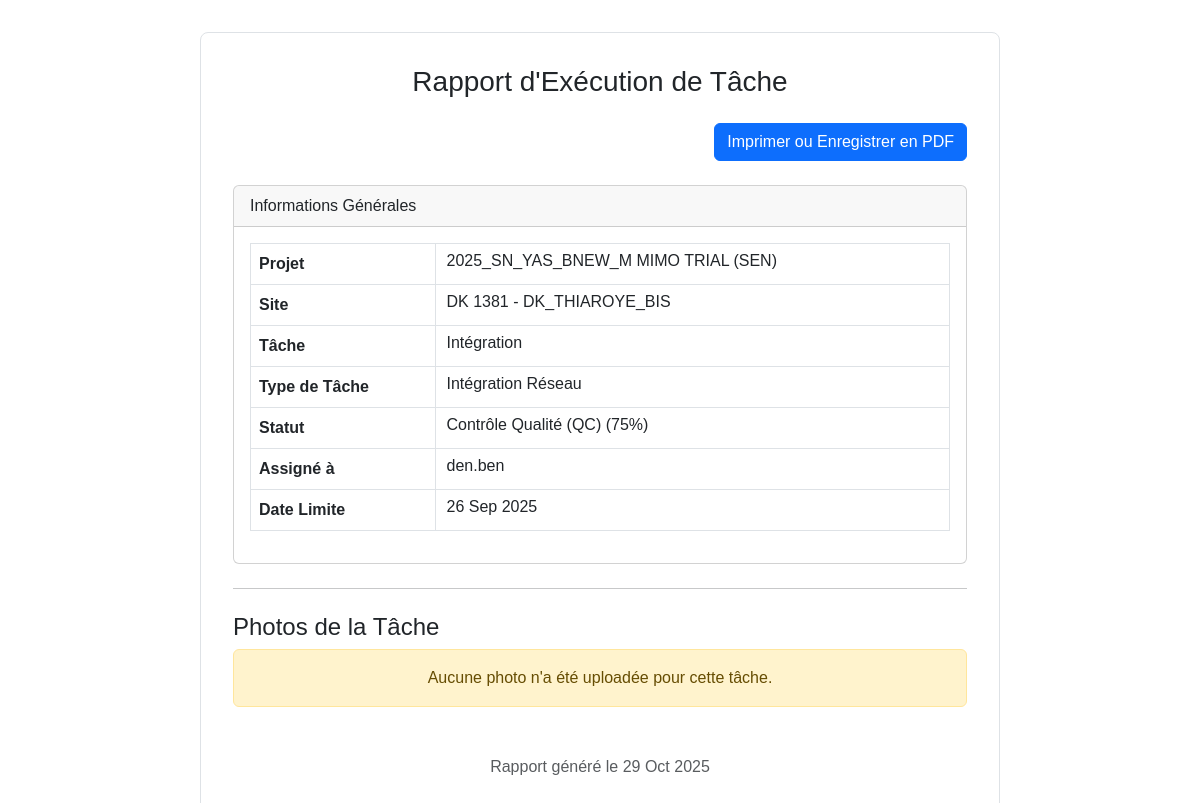
Screenshot of /projects/task/42/report/ (signed in) with the database file from the repository.
### projects/models.py (models this page shows, shortened)
class Project(models.Model):
    country = models.ForeignKey(
        'users.Country',  # Utilise une chaîne pour éviter l'import circulaire
        on_delete=models.PROTECT,
        verbose_name=_("Pays d'Exécution"),
        help_text=_("Le pays détermine l'isolation des données."),
    )
    client = models.ForeignKey(
        Client,  # ✅ OK : Client est défini ci-dessus
        on_delete=models.SET_NULL,
        null=True,
        blank=True,
        verbose_name=_("Client")
    )
    name = models.CharField(max_length=200, verbose_name=_("Nom du Projet"))
    budget_alloue = models.DecimalField(
        max_digits=12,
        decimal_places=2,
        default=Decimal("0.00"),
        verbose_name=_("Budget Alloué"),
    )
    statut = models.CharField(
        max_length=20,
        choices=PROJECT_STATUS_CHOICES,
        default="PREPARATION",
        verbose_name=_("Statut"),
    )
    coordinator = models.ForeignKey(
        settings.AUTH_USER_MODEL,
        on_delete=models.PROTECT,
        related_name="coordinated_projects",
        verbose_name=_("Coordonnateur du Projet"),
        help_text=_(
            "L'utilisateur désigné pour gérer le projet (Project Coordinator/CM)."
        ),
    )
    start_date = models.DateField(verbose_name=_("Date de Démarrage"))
    end_date = models.DateField(
        blank=True, null=True, verbose_name=_("Date de Fin Estimée")
    )
    is_active = models.BooleanField(default=True, verbose_name=_("Projet Actif"))
    is_completed = models.BooleanField(default=False, verbose_name=_("Projet Terminé"))
    created_by = models.ForeignKey(
        settings.AUTH_USER_MODEL,
        on_delete=models.SET_NULL,
        null=True,
        related_name="projects_created",
        verbose_name=_("Créé par (Traçabilité)"),
    )
    project_type = models.ForeignKey(
        ProjectType,  # ✅ OK : ProjectType est défini ci-dessus
        on_delete=models.SET_NULL,
        null=True,
        blank=True,
        related_name="projects",
        verbose_name=_("Type de Projet"),
    )
    progress_percentage = models.DecimalField(
        max_digits=5,
        decimal_places=2,
        default=Decimal("0.00"),
        verbose_name=_("Progression Globale (%)"),
    )
    class Meta:
        verbose_name = _("Projet")
        verbose_name_plural = _("Projets")
        unique_together = ("country", "name")

class Site(models.Model):
    project = models.ForeignKey(
        Project,
        on_delete=models.CASCADE,
        related_name="sites",
        verbose_name=_("Projet Parent"),
    )
    site_id_client = models.CharField(
        max_length=50, unique=True, verbose_name=_("ID du Site Client")
    )  # ID du Site*
    name = models.CharField(
        max_length=200, verbose_name=_("Nom du Site")
    )  # Nom du Site*
    location = models.CharField(
        max_length=255, blank=True, verbose_name=_("Localisation")
    )
    site_area = models.CharField(
        max_length=100, blank=True, verbose_name=_("Site Area")
    )  # Site Area
    departement = models.ForeignKey(
        Departement,
        on_delete=models.PROTECT,
        null=True,
        blank=True,
        verbose_name=_("Département"),
    )
    is_transmission_a_site = models.BooleanField(
        default=False, verbose_name=_("Site A de Transmission")
    )
    is_transmission_b_site = models.BooleanField(
        default=False, verbose_name=_("Site B de Transmission")
    )
    team_lead = models.ForeignKey(
        settings.AUTH_USER_MODEL,
        on_delete=models.SET_NULL,
        null=True,
        blank=True,
        related_name="led_sites",
        verbose_name=_("Team Lead Assigné"),
    )
    start_date = models.DateField(
        verbose_name=_("Date de Démarrage"),
        default=date.today
    )
    end_date = models.DateField(
        verbose_name=_("Date de Fin"),
        null=True,
        blank=True
    )
    phase = models.ForeignKey(
        SitePhase,  # ✅ OK
        on_delete=models.PROTECT,
        null=True,
        blank=True,
        verbose_name=_("Phase"),
    )  # Phase
    batch = models.ForeignKey(
        Batch,  # ✅ OK
        on_delete=models.PROTECT,
        null=True,
        blank=True,
        verbose_name=_("Batch")
    )  # Batch
    project_scope = models.TextField(
        blank=True, verbose_name=_("Portée du Projet")
    )  # Portée du projet
    antenna_type = models.ForeignKey(
        AntennaType,  # ✅ OK
        on_delete=models.PROTECT,
        null=True,
        blank=True,
        verbose_name=_("Type d'Antenne"),
    )  # Type d'antenne
    enclosure_type = models.ForeignKey(
        EnclosureType,  # ✅ OK
        on_delete=models.PROTECT,
        null=True,
        blank=True,
        verbose_name=_("Type d'Enclosure"),
    )  # Type d'ENCLOSURE
    bb_ml = models.ForeignKey(
        BBMLType,  # ✅ OK
        on_delete=models.PROTECT,
        null=True,
        blank=True,
        verbose_name=_("BB / ML"),
    )  # BB / ML
    comment = models.TextField(
        blank=True, verbose_name=_("Commentaire du Site")
    )  # COMMENT
    prix_facturation = models.DecimalField(
        max_digits=12,
        decimal_places=2,
        default=Decimal("0.00"),
        verbose_name=_("Prix de Facturation")
    )
    po_recu = models.BooleanField(default=False, verbose_name=_("PO Reçu"))
    status = models.CharField(
        max_length=20, default="TO_DO", verbose_name=_("Statut Général du Site")
    )
    progress_percentage = models.DecimalField(
        max_digits=5,
        decimal_places=2,
        default=Decimal("0.00"),
        verbose_name=_("Progression (%)"),
    )
    site_type = models.ForeignKey(
        SiteType,  # ✅ OK
        on_delete=models.SET_NULL,
        null=True,
        blank=True,
        related_name="sites",
        verbose_name=_("Type de Site"),
    )
    installation_type = models.ForeignKey(
        InstallationType,  # ✅ OK
        on_delete=models.SET_NULL,
        null=True,
        blank=True,
        related_name="sites",
        verbose_name=_("Type d'Installation"),
    )
    created_by = models.ForeignKey(
        settings.AUTH_USER_MODEL,
        on_delete=models.SET_NULL,
        null=True,
        related_name="sites_created",
        verbose_name=_("Créé par (Traçabilité)"),
    )
    last_inspection_result = models.CharField(
        max_length=5,
        blank=True,
        null=True,
        choices=INSPECTION_RESULT_CHOICES,
        verbose_name=_("Résultat Dernière Inspection"),
    )
    class Meta:
        verbose_name = _("Site")
        verbose_name_plural = _("Sites")
        ordering = ["project", "site_id_client"]

class Task(models.Model):
    site = models.ForeignKey(
        Site,
        on_delete=models.CASCADE,
        related_name="tasks",
        verbose_name=_("Site Associé"),
    )
    created_by = models.ForeignKey(
        settings.AUTH_USER_MODEL,
        on_delete=models.SET_NULL,
        null=True,
        related_name="tasks_created",
        verbose_name=_("Créé par"),
    )
    result_type = models.ForeignKey(
        TaskResultType,  # ✅ OK
        on_delete=models.SET_NULL,
        null=True,
        blank=True,
        verbose_name=_("Résultat de la tâche"),
    )
    completion_date = models.DateTimeField(
        null=True, blank=True, verbose_name=_("Date de complétion")
    )
    task_type = models.ForeignKey(
        TaskType,  # ✅ OK
        on_delete=models.PROTECT,
        verbose_name=_("Type de tâche"),
    )
    description = models.TextField(verbose_name=_("Description de la Tâche"))
    assigned_to = models.ForeignKey(
        settings.AUTH_USER_MODEL,
        on_delete=models.PROTECT,
        related_name="assigned_tasks",
        verbose_name=_("Assigné à"),
    )
    due_date = models.DateField(verbose_name=_("Date Limite"))
    status = models.CharField(
        max_length=20,
        choices=TASK_STATUS_CHOICES,
        default="TO_DO",
        verbose_name=_("Statut"),
    )
    progress_percentage = models.IntegerField(
        default=0,
        validators=[MinValueValidator(0), MaxValueValidator(100)],
        verbose_name=_("Progression (%)"),
    )
    ticket_number = models.CharField(
        max_length=100,
        blank=True,
        null=True,
        verbose_name=_("Numéro de Ticket")
    )
    expected_duration_hours = models.DecimalField(
        max_digits=5,
        decimal_places=2,
        null=True,
        blank=True,
        verbose_name=_("Durée Estimée (h)"),
    )
    is_paid_relevant = models.BooleanField(
        default=False, verbose_name=_("Pertinent pour la Paie")
    )
    created_at = models.DateTimeField(auto_now_add=True)
    class Meta:
        verbose_name = _("Tâche")
        verbose_name_plural = _("Tâches")
        ordering = ["due_date", "site__site_id_client"]

class TaskType(models.Model):
    CATEGORY_CHOICES = (
        ("PREPARATION", _("Préparation")),
        ("INSTALLATION", _("Installation")),
        ("TESTING", _("Tests et Validation")),
        ("DOCUMENTATION", _("Documentation")),
        ("SAFETY", _("Sécurité")),
        ("CLOSURE", _("Clôture")),
    )
    name = models.CharField(max_length=100, verbose_name=_("Nom du type de tâche"))
    code = models.CharField(max_length=20, unique=True, verbose_name=_("Code unique"))
    description = models.TextField(blank=True, verbose_name=_("Description"))
    category = models.CharField(
        max_length=50, choices=CATEGORY_CHOICES, default="INSTALLATION"
    )
    allowed_result_types = models.ManyToManyField(
        TaskResultType,
        blank=True,
        verbose_name=_("Types de résultats autorisés"),
        help_text=_("Types de résultats que l'utilisateur peut sélectionner"),
    )
    requires_photos = models.BooleanField(
        default=False, verbose_name=_("Requiert des photos")
    )
    photo_instructions = models.TextField(
        blank=True, verbose_name=_("Instructions pour les photos")
    )
    expected_duration_hours = models.DecimalField(
        max_digits=5,
        decimal_places=2,
        null=True,
        blank=True,
        verbose_name=_("Durée estimée (heures)"),
    )
    is_active = models.BooleanField(default=True)
    order = models.IntegerField(default=0, verbose_name=_("Ordre d'affichage"))
    class Meta:
        verbose_name = _("Type de Tâche")
        verbose_name_plural = _("Types de Tâches")
        ordering = ["category", "order", "name"]

### users/models.py (models this page shows, shortened)
class Country(models.Model):
    name = models.CharField(
        max_length=100, unique=True, verbose_name=_("Nom du Pays/Filiale")
    )
    code = models.CharField(
        max_length=5, unique=True, verbose_name=_("Code (Ex: BEN, TGO)")
    )
    is_active = models.BooleanField(default=True, verbose_name=_("Filiale Active"))
    class Meta:
        verbose_name = _("Pays/Filiale")
        verbose_name_plural = _("Pays/Filiales")

class CustomUser(AbstractUser):
    phone_number = models.CharField(
        max_length=20, blank=True, null=True, verbose_name="Numéro de téléphone"
    )
    salaire_mensuel_base = models.DecimalField(
        max_digits=10, decimal_places=2, default=Decimal("0.00"), verbose_name=_("Salaire Mensuel de Base")
    )
    statut_actuel = models.CharField(
        max_length=20,
        choices=EMPLOYEE_STATUS_CHOICES,
        default="ACTIF",
        verbose_name=_("Statut actuel"),
    )
    class Meta:
        verbose_name = "Employé"
        verbose_name_plural = "Employés"
    def is_team_lead_user(self):
        return self.groups.filter(name__iexact="Team_Lead").exists()
    def is_coordinator_user(self):
        user_roles = {r.lower() for r in self.get_active_role_names()}
        return (
            "coordinateur de projet" in user_roles or "coordinateur_de_projet" in user_roles
        )
    def is_field_team_user(self):
        user_roles = {r.lower() for r in self.get_active_role_names()}
        return "field team" in user_roles or "field_team" in user_roles
    @property
    def is_cm(self):
        user_roles = {r.lower() for r in self.get_active_role_names()}
        return "country manager" in user_roles or "country_manager" in user_roles
    @property
    def is_coordinator(self):
        return self.is_coordinator_user()
    @property
    def is_field_team(self):
        return self.is_field_team_user()
    @property
    def is_team_lead(self):
        return self.is_team_lead_user()
    @property
    def active_country_ids(self):
        if not self.is_authenticated:
            return []
        return list(
            self.assignments.filter(is_active=True, country__is_active=True)
            .values_list("country_id", flat=True)
            .distinct()
        )
    def get_active_role_names(self):
        if not self.is_authenticated:
            return set()
        return set(
            self.assignments.filter(
                is_active=True, country__is_active=True
            ).values_list("role__name", flat=True)
        )

### projects/views.py (the view)
# urls.py: path("task/<int:pk>/report/", views.TaskReportView.as_view(), name="task_report"),
class TaskReportView(CountryIsolationMixin, DetailView):
    model = Task
    template_name = "projects/task_report.html"
    context_object_name = "task"
    def get_context_data(self, **kwargs):
        context = super().get_context_data(**kwargs)
        task = self.get_object()
        self.check_country_isolation(task.site.project)
        context["site"] = task.site
        context["project"] = task.site.project
        context["photos"] = task.task_images.all()
        return context

### projects/templates/projects/task_report.html (shortened to what this page needs)
<!DOCTYPE html>
<html lang="fr">
<head>
    <link href="https://cdn.jsdelivr.net/npm/bootstrap@5.3.0/dist/css/bootstrap.min.css" rel="stylesheet">
</head>
<body>
    <div class="report-container">
        <div class="header text-center mb-4">
            <h1 class="h3">Rapport d'Exécution de Tâche</h1>
        </div>
        <div class="d-flex justify-content-end mb-4 no-print">
            <button onclick="window.print();" class="btn btn-primary">Imprimer ou Enregistrer en PDF</button>
        </div>
        <div class="card mb-4">
            <div class="card-header">
                Informations Générales
            </div>
            <div class="card-body">
                <table class="table table-bordered info-table">
                    <tr>
                        <th scope="row">Projet</th>
                        <td>{{ project.name }} ({{ project.country.code }})</td>
                    </tr>
                    <tr>
                        <th scope="row">Site</th>
                        <td>{{ site.site_id_client }} - {{ site.name }}</td>
                    </tr>
                    <tr>
                        <th scope="row">Tâche</th>
                        <td>{{ task.description }}</td>
                    </tr>
                    <tr>
                        <th scope="row">Type de Tâche</th>
                        <td>{{ task.task_type.name }}</td>
                    </tr>
                    <tr>
                        <th scope="row">Statut</th>
                        <td>{{ task.get_status_display }} ({{ task.progress_percentage }}%)</td>
                    </tr>
                    <tr>
                        <th scope="row">Assigné à</th>
                        <td>{{ task.assigned_to.get_full_name|default:task.assigned_to.username }}</td>
                    </tr>
                    <tr>
                        <th scope="row">Date Limite</th>
                        <td>{{ task.due_date|date:"d M Y" }}</td>
                    </tr>
                </table>
            </div>
        </div>
        <hr>
        <h2 class="h4 mt-4">Photos de la Tâche</h2>
        {% for photo in photos %}
            <div class="photo-block">
                <p class="text-center">
                    <img src="{{ photo.photo.url }}" alt="{{ photo.caption }}">
                </p>
                <div class="caption bg-light p-2 text-center">
                    <p class="mb-1"><strong>Légende :</strong> {{ photo.caption|default:"Aucune" }}</p>
                    <small class="text-muted">Prise par {{ photo.uploaded_by.get_full_name|default:photo.uploaded_by.username }} le {{ photo.uploaded_at|date:"d M Y à H:i" }}</small>
                </div>
            </div>
        {% empty %}
            <div class="alert alert-warning text-center">
                Aucune photo n'a été uploadée pour cette tâche.
            </div>
        {% endfor %}
        <footer class="text-center text-muted mt-5">
            <p>Rapport généré le {% now "d M Y" %}</p>
        </footer>
    </div>
</body>
</html>

### rows the page displays
Project: name "2025_SN_YAS_BNEW_M MIMO TRIAL", country.code "SEN"
Site: site_id_client "DK 1381", name "DK_THIAROYE_BIS"
Task: description "Intégration", task_type.name "Intégration Réseau", status "Contrôle Qualité (QC)", progress_percentage "75", assigned_to.get_full_name "den.ben", due_date "26 Sep 2025"
